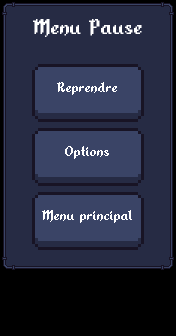

This is a level from a 2D game, rendered from its Tiled map with the project's own tilesets. A one-line summary and the complete map file follow:
An orthogonal 11x21 tile map with 16x16 px tiles, 3 tile layers (Grand rectangle, Petit rectangle 1, Texte), 3 tilesets.

<map version="1.8" tiledversion="1.8.5" orientation="orthogonal" renderorder="right-down" width="11" height="21" tilewidth="16" tileheight="16" infinite="0" nextlayerid="9" nextobjectid="7">
 <tileset firstgid="1" name="menuprincipal" tilewidth="16" tileheight="16" tilecount="228" columns="12">
  <image source="GUI.png" width="192" height="304" />
 </tileset>
 <tileset firstgid="229" name="cases" tilewidth="16" tileheight="16" tilecount="112" columns="14">
  <image source="cases.png" width="234" height="138" />
 </tileset>
 <tileset firstgid="341" name="menup2" tilewidth="16" tileheight="16" tilecount="35" columns="7">
  <image source="menup2.png" width="113" height="94" />
 </tileset>
 <layer id="1" name="Grand rectangle" width="11" height="21">
  <data encoding="csv">
25,26,26,26,26,26,26,26,26,26,27,
37,38,38,38,38,38,38,38,38,38,39,
37,38,38,38,38,38,38,38,38,38,39,
37,38,38,38,38,38,38,38,38,38,39,
37,38,38,38,38,38,38,38,38,38,39,
37,38,38,38,38,38,38,38,38,38,39,
37,38,38,38,38,38,38,38,38,38,39,
37,38,38,38,38,38,38,38,38,38,39,
37,38,38,38,38,38,38,38,38,38,39,
37,38,38,38,38,38,38,38,38,38,39,
37,38,38,38,38,38,38,38,38,38,39,
37,38,38,38,38,38,38,38,38,38,39,
37,38,38,38,38,38,38,38,38,38,39,
37,38,38,38,38,38,38,38,38,38,39,
37,38,38,38,38,38,38,38,38,38,39,
37,38,38,38,38,38,38,38,38,38,39,
49,50,50,50,50,50,50,50,50,50,51,
0,0,0,0,0,0,0,0,0,0,0,
0,0,0,0,0,0,0,0,0,0,0,
0,0,0,0,0,0,0,0,0,0,0,
0,0,0,0,0,0,0,0,0,0,0
</data>
 </layer>
 <layer id="3" name="Petit rectangle 1" width="11" height="21">
  <data encoding="csv">
0,0,0,0,0,0,0,0,0,0,0,
0,0,0,0,0,0,0,0,0,0,0,
0,0,0,0,0,0,0,0,0,0,0,
0,0,0,0,0,0,0,0,0,0,0,
0,0,229,230,230,230,230,230,2147483877,0,0,
0,0,285,245,245,245,245,245,2147483933,0,0,
0,0,243,245,245,245,245,245,2147483891,0,0,
0,0,257,258,258,258,258,258,2147483905,0,0,
0,0,229,230,230,230,230,230,2147483877,0,0,
0,0,285,245,245,245,245,245,2147483933,0,0,
0,0,243,245,245,245,245,245,2147483891,0,0,
0,0,257,258,258,258,258,258,2147483905,0,0,
0,0,229,230,230,230,230,230,2147483877,0,0,
0,0,285,245,245,245,245,245,2147483933,0,0,
0,0,243,245,245,245,245,245,2147483891,0,0,
0,0,257,258,258,258,258,258,2147483905,0,0,
0,0,0,0,0,0,0,0,0,0,0,
0,0,0,0,0,0,0,0,0,0,0,
0,0,0,0,0,0,0,0,0,0,0,
0,0,0,0,0,0,0,0,0,0,0,
0,0,0,0,0,0,0,0,0,0,0
</data>
 </layer>
 <layer id="4" name="Texte" width="11" height="21">
  <data encoding="csv">
0,0,0,0,0,0,0,0,0,0,0,
0,0,362,363,364,365,366,367,368,0,0,
0,0,369,370,371,372,373,374,375,0,0,
0,0,0,0,0,0,0,0,0,0,0,
0,0,0,0,0,0,0,0,0,0,0,
0,0,0,342,343,344,345,346,0,0,0,
0,0,0,0,0,0,0,0,0,0,0,
0,0,0,0,0,0,0,0,0,0,0,
0,0,0,0,0,0,0,0,0,0,0,
0,0,0,0,350,351,352,0,0,0,0,
0,0,0,0,0,0,0,0,0,0,0,
0,0,0,0,0,0,0,0,0,0,0,
0,0,0,0,0,0,0,0,0,0,0,
0,0,355,356,357,358,359,360,361,0,0,
0,0,0,0,0,0,0,0,0,0,0,
0,0,0,0,0,0,0,0,0,0,0,
0,0,0,0,0,0,0,0,0,0,0,
0,0,0,0,0,0,0,0,0,0,0,
0,0,0,0,0,0,0,0,0,0,0,
0,0,0,0,0,0,0,0,0,0,0,
0,0,0,0,0,0,0,0,0,0,0
</data>
 </layer>
</map>
